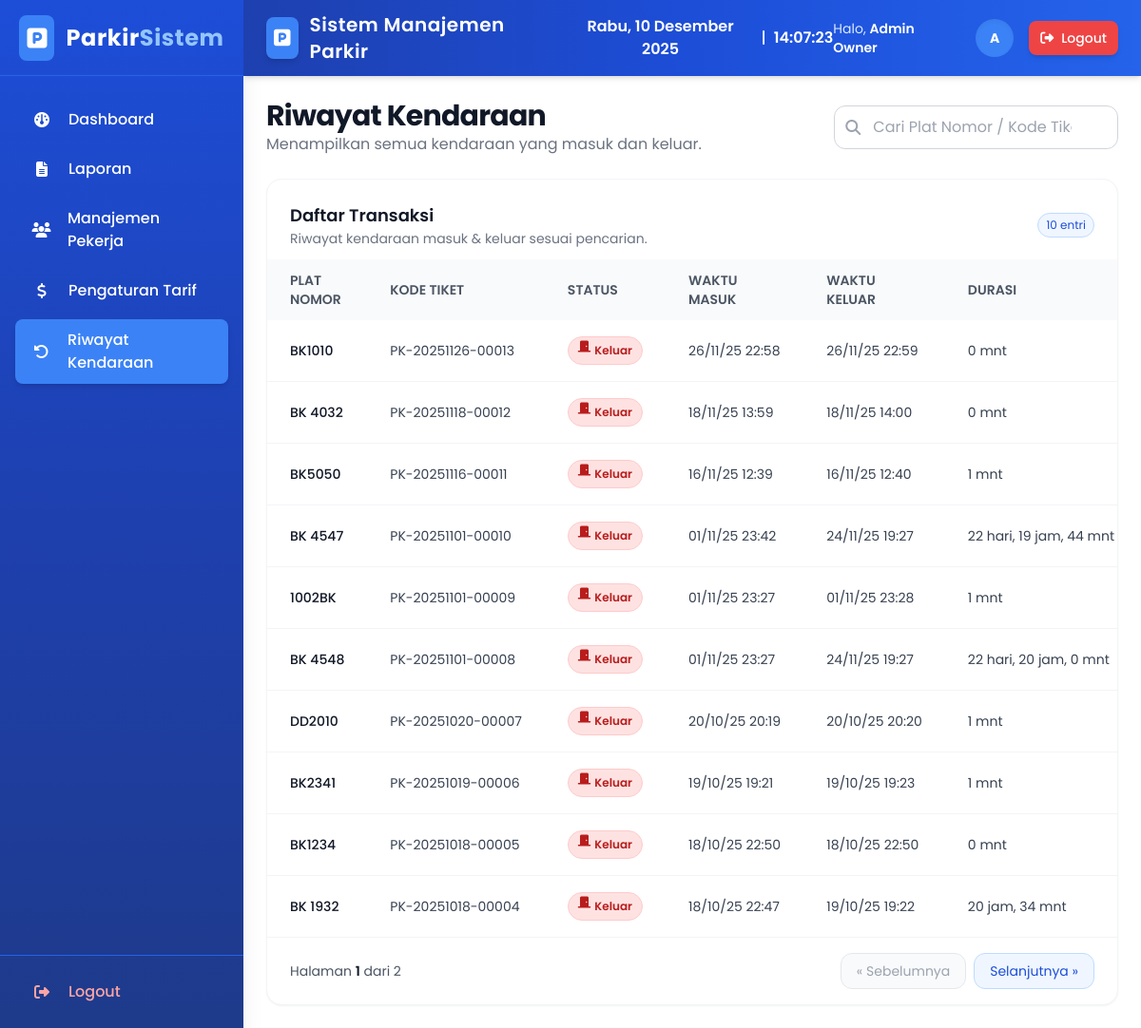
The app's page /pages/owner/riwayat_kendaraan.php (signed in) with its own data.
### tables this page shows
CREATE TABLE `transaksi_parkir` (
  `id` int(11) NOT NULL,
  `id_kendaraan` int(11) NOT NULL,
  `kode_barcode` varchar(50) NOT NULL,
  `waktu_masuk` datetime NOT NULL,
  `waktu_keluar` datetime DEFAULT NULL,
  `biaya` decimal(10,2) DEFAULT NULL,
  `status` enum('masuk','keluar') NOT NULL DEFAULT 'masuk',
  `foto_masuk` varchar(255) DEFAULT NULL,
  `foto_keluar` varchar(255) DEFAULT NULL,
  `id_petugas_masuk` int(11) NOT NULL,
  `id_petugas_keluar` int(11) DEFAULT NULL,
  `created_at` datetime DEFAULT current_timestamp()
);

CREATE TABLE `kendaraan` (
  `id` int(11) NOT NULL,
  `plat_nomor` varchar(20) NOT NULL,
  `jenis` enum('mobil','motor') NOT NULL,
  `foto` varchar(255) DEFAULT NULL,
  `created_at` datetime DEFAULT current_timestamp()
);

### pages/owner/riwayat_kendaraan.php (the view, shortened to what this page needs)
<?php
require_once '../../core/init.php';
$limit = 10;
$page = (int)($_GET['page'] ?? 1);
$offset = ($page - 1) * $limit;
$search_term = $_GET['search'] ?? '';
$search_param = "%" . $search_term . "%";
$where_clause = "";
$transaksi_list = [];
$query_data = "SELECT
                    t.id, t.kode_barcode, t.waktu_masuk, t.waktu_keluar, t.status, t.biaya,
                    k.plat_nomor, k.jenis
               FROM transaksi_parkir t
               JOIN kendaraan k ON t.id_kendaraan = k.id
               $where_clause
               ORDER BY t.waktu_masuk DESC
               LIMIT ? OFFSET ?";
$stmt_data = $db->prepare($query_data);
if (!empty($search_term)) {
    $stmt_data->bind_param("ssii", $search_param, $search_param, $limit, $offset);
} else {
    $stmt_data->bind_param("ii", $limit, $offset);
}
$stmt_data->execute();
$result_data = $stmt_data->get_result();
while ($row = $result_data->fetch_assoc()) {
    $transaksi_list[] = $row;
}
$query_total = "SELECT COUNT(t.id) AS total
                FROM transaksi_parkir t
                JOIN kendaraan k ON t.id_kendaraan = k.id
                $where_clause";
$stmt_total = $db->prepare($query_total);
$stmt_total->execute();
$total_data = $stmt_total->get_result()->fetch_assoc()['total'];
$total_pages = ceil($total_data / $limit);
function formatDurasi($waktu_masuk_dt, $waktu_referensi_dt) {
    $durasi = $waktu_referensi_dt->diff($waktu_masuk_dt);
    $format = '';
    if ($durasi->d > 0) $format .= $durasi->d . ' hari, ';
    if ($durasi->h > 0) $format .= $durasi->h . ' jam, ';
    $format .= $durasi->i . ' mnt';
    return $format;
}
?>
<?php require_once '../../templates/header_app.php';  ?>
<?php require_once '../../templates/sidebar.php';  ?>
<div class="flex-1 flex flex-col overflow-hidden">
    <?php require_once '../../templates/navbar_app.php';  ?>
    <main class="flex-1 overflow-x-hidden overflow-y-auto bg-white p-6">
        <div class="container mx-auto max-w-7xl">
            <div class="flex flex-col md:flex-row justify-between items-center mb-6 gap-4">
                <div>
                    <h2 class="text-2xl md:text-3xl font-bold text-gray-900 tracking-tight">Riwayat Kendaraan</h2>
                    <p class="text-gray-500">Menampilkan semua kendaraan yang masuk dan keluar.</p>
                </div>
                <form action="riwayat_kendaraan.php" method="GET" class="w-full md:w-1/3">
                    <div class="relative group">
                        <i class="fas fa-search absolute left-3 top-1/2 -translate-y-1/2 text-gray-400 group-focus-within:text-blue-600"></i>
                        <input
                            type="text"
                            name="search"
                            class="w-full pl-10 pr-12 py-2.5 rounded-xl border border-gray-300 focus:ring-2 focus:ring-blue-500 focus:border-blue-500 transition text-gray-800 placeholder-gray-400"
                            placeholder="Cari Plat Nomor / Kode Tiket..."
                            value="<?php echo htmlspecialchars($search_term); ?>"
                        />
                    </div>
                </form>
            </div>
            <div class="bg-white rounded-2xl shadow-sm border border-gray-100">
                <div class="p-6 pb-3 flex items-center justify-between">
                    <div>
                        <h3 class="text-lg font-semibold text-gray-900">Daftar Transaksi</h3>
                        <p class="text-sm text-gray-500">Riwayat kendaraan masuk & keluar sesuai pencarian.</p>
                    </div>
                    <div class="hidden md:flex items-center gap-2 text-xs">
                        <span class="px-2 py-1 rounded-full bg-blue-50 text-blue-700 border border-blue-200">
                            <?php echo !empty($transaksi_list) ? count($transaksi_list) : 0; ?> entri
                        </span>
                    </div>
                </div>
                <div class="overflow-x-auto">
                    <table class="min-w-full text-sm">
                        <thead class="bg-gray-50 sticky top-0 z-10">
                            <tr class="text-left">
                                <th class="px-6 py-3 font-semibold text-gray-600 uppercase">Plat Nomor</th>
                                <th class="px-6 py-3 font-semibold text-gray-600 uppercase">Kode Tiket</th>
                                <th class="px-6 py-3 font-semibold text-gray-600 uppercase">Status</th>
                                <th class="px-6 py-3 font-semibold text-gray-600 uppercase">Waktu Masuk</th>
                                <th class="px-6 py-3 font-semibold text-gray-600 uppercase">Waktu Keluar</th>
                                <th class="px-6 py-3 font-semibold text-gray-600 uppercase">Durasi</th>
                            </tr>
                        </thead>
                        <tbody class="divide-y divide-gray-100">
                            <?php if (empty($transaksi_list)): ?>
                                <tr>
                                    <td colspan="8" class="px-6 py-8 text-center text-gray-500">
                                        <?php echo !empty($search_term) ? 'Data tidak ditemukan.' : 'Belum ada data transaksi.'; ?>
                                    </td>
                                </tr>
                            <?php else: ?>
                                <?php foreach ($transaksi_list as $trx): ?>
                                    <?php
                                    $waktu_masuk_dt = new DateTime($trx['waktu_masuk']);
                                    $durasi_format = '';
                                    if ($trx['status'] == 'masuk') {
                                        $waktu_referensi_dt = new DateTime();
                                        $durasi_format = formatDurasi($waktu_masuk_dt, $waktu_referensi_dt);
                                    } else {
                                        $waktu_referensi_dt = new DateTime($trx['waktu_keluar']);
                                        $durasi_format = formatDurasi($waktu_masuk_dt, $waktu_referensi_dt);
                                    }
                                    ?>
                                    <tr class="hover:bg-gray-50/60 transition">
                                        <td class="px-6 py-4 whitespace-nowrap font-medium text-gray-900"><?php echo htmlspecialchars($trx['plat_nomor']); ?></td>
                                        <td class="px-6 py-4 whitespace-nowrap text-gray-700"><?php echo htmlspecialchars($trx['kode_barcode']); ?></td>
                                        <td class="px-6 py-4 whitespace-nowrap">
                                            <?php if ($trx['status'] == 'masuk'): ?>
                                                <span class="px-2.5 py-1 inline-flex text-xs leading-5 font-semibold rounded-full bg-green-100 text-green-700 border border-green-200">
                                                    <i class="fas fa-door-open mr-1"></i> Masuk
                                                </span>
                                            <?php else: ?>
                                                <span class="px-2.5 py-1 inline-flex text-xs leading-5 font-semibold rounded-full bg-red-100 text-red-700 border border-red-200">
                                                    <i class="fas fa-door-closed mr-1"></i> Keluar
                                                </span>
                                            <?php endif; ?>
                                        </td>
                                        <td class="px-6 py-4 whitespace-nowrap text-gray-700"><?php echo date('d/m/y H:i', strtotime($trx['waktu_masuk'])); ?></td>
                                        <td class="px-6 py-4 whitespace-nowrap text-gray-700">
                                            <?php echo ($trx['waktu_keluar']) ? date('d/m/y H:i', strtotime($trx['waktu_keluar'])) : '-'; ?>
                                        </td>
                                        <td class="px-6 py-4 whitespace-nowrap text-gray-700"><?php echo $durasi_format; ?></td>
                                    </tr>
                                <?php endforeach; ?>
                            <?php endif; ?>
                        </tbody>
                    </table>
                </div>
                <?php if ($total_pages > 1): ?>
                    <div class="px-6 py-4 border-t border-gray-100 flex flex-col sm:flex-row sm:items-center sm:justify-between gap-3">
                        <span class="text-sm text-gray-600">
                            Halaman <span class="font-semibold text-gray-900"><?php echo $page; ?></span> dari <?php echo $total_pages; ?>
                        </span>
                        <div class="flex gap-2">
                            <?php if ($page > 1): ?>
                                <a href="?page=<?php echo $page - 1; ?>&search=<?php echo urlencode($search_term); ?>"
                                   class="px-4 py-2 text-sm text-blue-700 bg-blue-50 hover:bg-blue-100 border border-blue-200 rounded-xl transition">
                                    &laquo; Sebelumnya
                                </a>
                            <?php else: ?>
                                <span class="px-4 py-2 text-sm text-gray-400 bg-gray-50 border border-gray-200 rounded-xl cursor-not-allowed">
                                    &laquo; Sebelumnya
                                </span>
                            <?php endif; ?>
                            <?php if ($page < $total_pages): ?>
                                <a href="?page=<?php echo $page + 1; ?>&search=<?php echo urlencode($search_term); ?>"
                                   class="px-4 py-2 text-sm text-blue-700 bg-blue-50 hover:bg-blue-100 border border-blue-200 rounded-xl transition">
                                    Selanjutnya &raquo;
                                </a>
                            <?php else: ?>
                                <span class="px-4 py-2 text-sm text-gray-400 bg-gray-50 border border-gray-200 rounded-xl cursor-not-allowed">
                                    Selanjutnya &raquo;
                                </span>
                            <?php endif; ?>
                        </div>
                    </div>
                <?php endif; ?>
            </div>
        </div>
    </main>
</div>
<?php require_once '../../templates/footer_app.php';  ?>

### templates/header_app.php (style rules this page uses)
body { font-family: 'Poppins', sans-serif; }

### records on screen
transaksi_parkir: id_kendaraan.plat_nomor "BK1010", kode_barcode "PK-20251126-00013", status "Keluar", waktu_masuk "26/11/25 22:58", waktu_keluar "26/11/25 22:59", durasi_format "0 mnt"
transaksi_parkir: id_kendaraan.plat_nomor "BK 4032", kode_barcode "PK-20251118-00012", status "Keluar", waktu_masuk "18/11/25 13:59", waktu_keluar "18/11/25 14:00", durasi_format "0 mnt"
transaksi_parkir: id_kendaraan.plat_nomor "BK5050", kode_barcode "PK-20251116-00011", status "Keluar", waktu_masuk "16/11/25 12:39", waktu_keluar "16/11/25 12:40", durasi_format "1 mnt"
transaksi_parkir: id_kendaraan.plat_nomor "BK 4547", kode_barcode "PK-20251101-00010", status "Keluar", waktu_masuk "01/11/25 23:42", waktu_keluar "24/11/25 19:27", durasi_format "22 hari, 19 jam, 44 mnt"
transaksi_parkir: id_kendaraan.plat_nomor "1002BK", kode_barcode "PK-20251101-00009", status "Keluar", waktu_masuk "01/11/25 23:27", waktu_keluar "01/11/25 23:28", durasi_format "1 mnt"
transaksi_parkir: id_kendaraan.plat_nomor "BK 4548", kode_barcode "PK-20251101-00008", status "Keluar", waktu_masuk "01/11/25 23:27", waktu_keluar "24/11/25 19:27", durasi_format "22 hari, 20 jam, 0 mnt"
transaksi_parkir: id_kendaraan.plat_nomor "DD2010", kode_barcode "PK-20251020-00007", status "Keluar", waktu_masuk "20/10/25 20:19", waktu_keluar "20/10/25 20:20", durasi_format "1 mnt"
transaksi_parkir: id_kendaraan.plat_nomor "BK2341", kode_barcode "PK-20251019-00006", status "Keluar", waktu_masuk "19/10/25 19:21", waktu_keluar "19/10/25 19:23", durasi_format "1 mnt"
transaksi_parkir: id_kendaraan.plat_nomor "BK1234", kode_barcode "PK-20251018-00005", status "Keluar", waktu_masuk "18/10/25 22:50", waktu_keluar "18/10/25 22:50", durasi_format "0 mnt"
transaksi_parkir: id_kendaraan.plat_nomor "BK 1932", kode_barcode "PK-20251018-00004", status "Keluar", waktu_masuk "18/10/25 22:47", waktu_keluar "19/10/25 19:22", durasi_format "20 jam, 34 mnt"

### other values on screen
$user_nama "Admin Owner"
substr($user_nama, 0, 1) "A"
count($transaksi_list) "10"
$page "1"
$total_pages "2"
